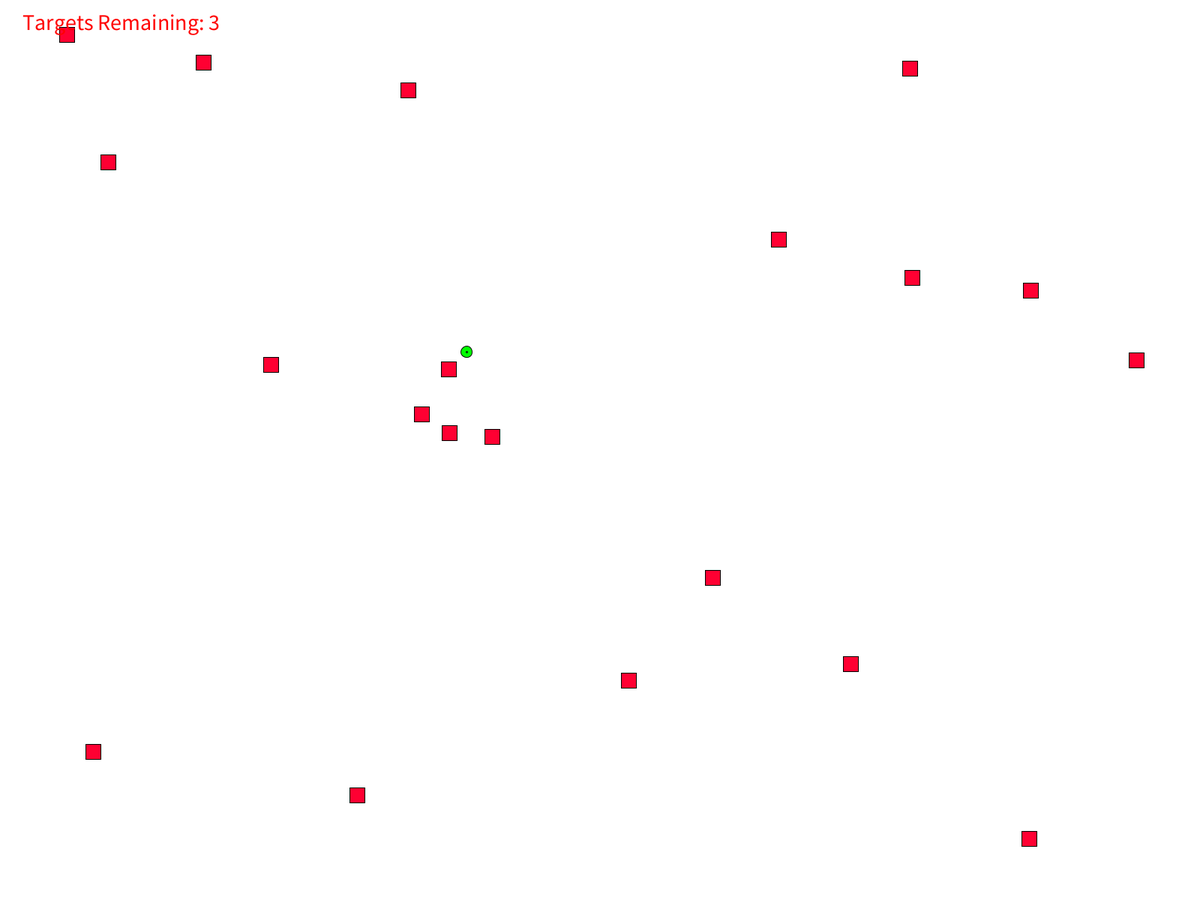
Frame 1 (no input)
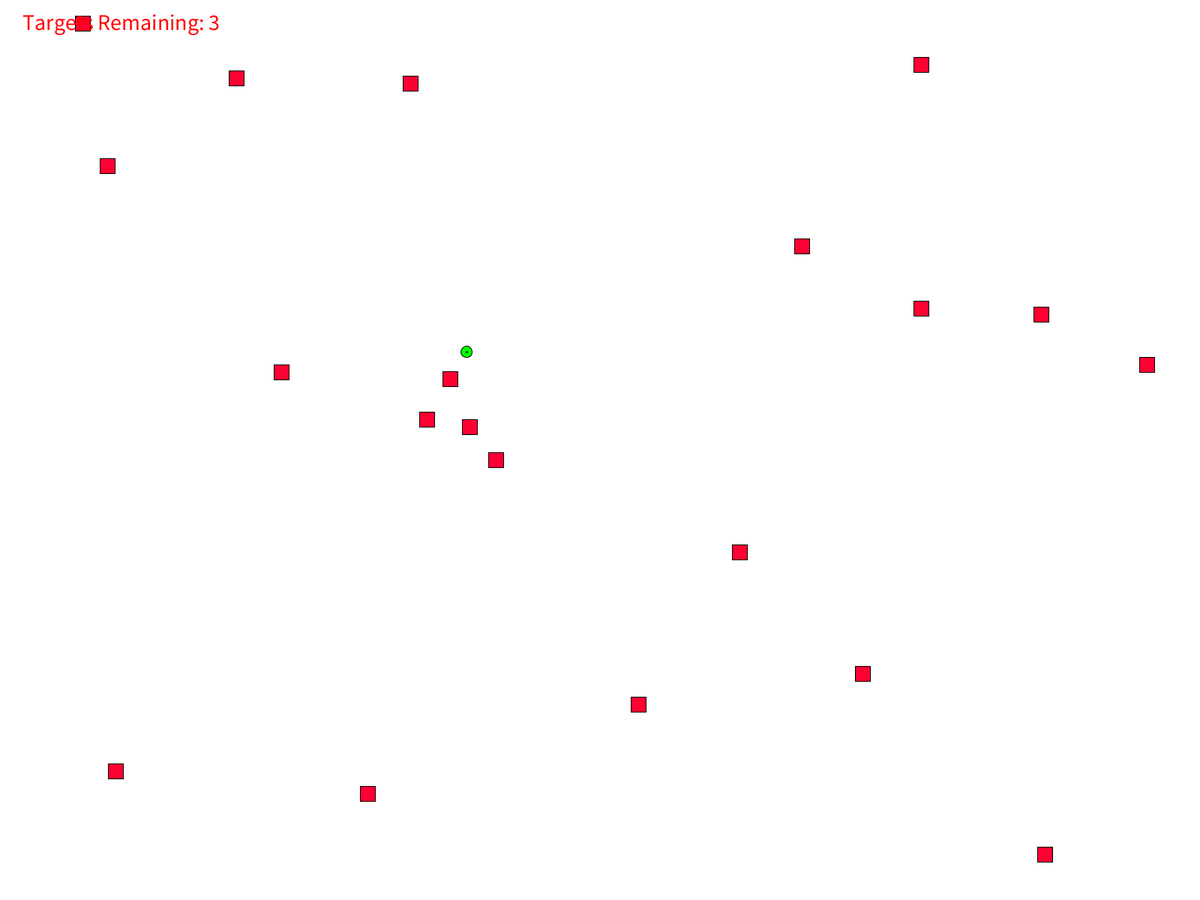
Frame 60 (the mouse pressed at the canvas centre just before this capture)
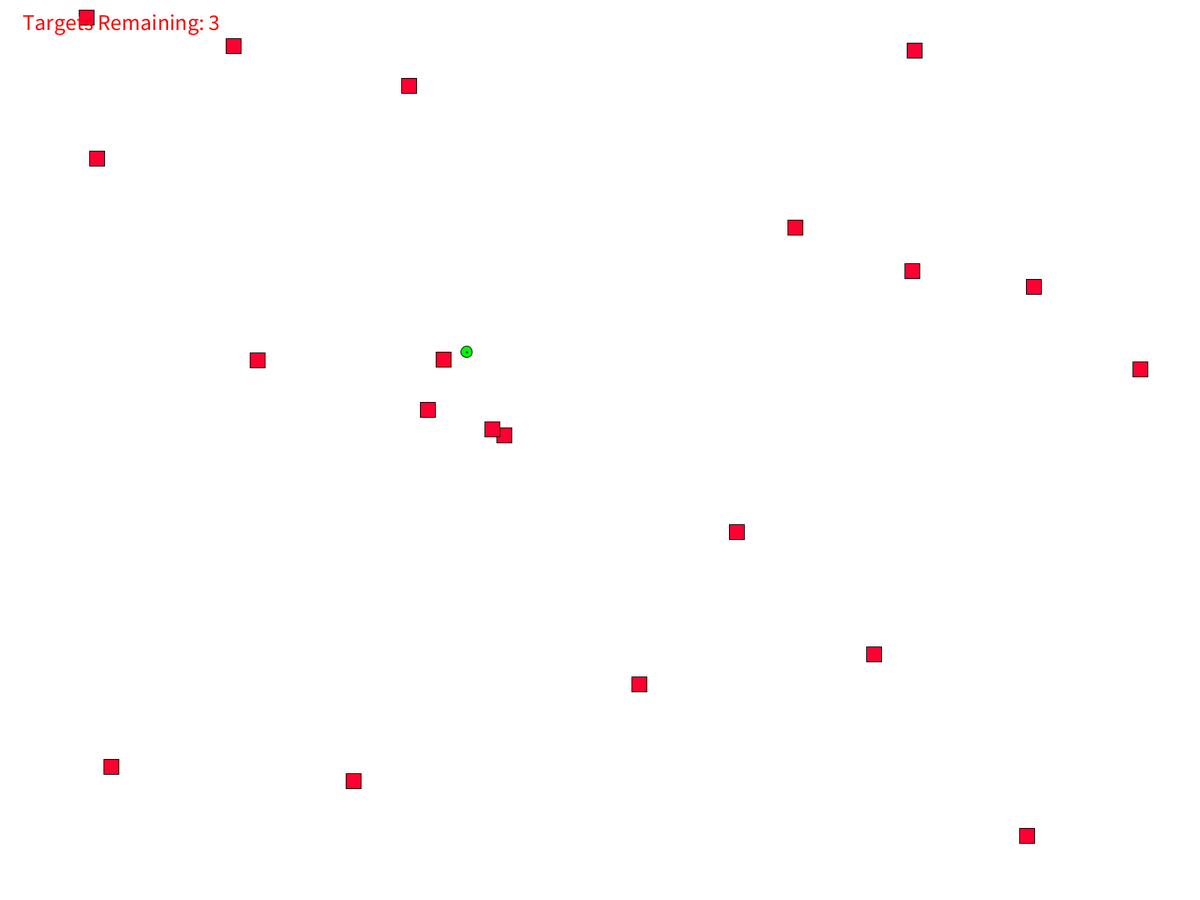
Frame 120 (the mouse held since frame 60 and released just before this capture)

The Processing sketch that drew these frames (run headless with seeded random() and noise(); from frame 60 on, the mouse is pressed at the canvas centre):

// Processing sketch: Monster_AutonomousAgents
// ── Monster_AutonomousAgents.pde

World world; 
Target target; 
int wins = 0; 
int targets = 3; 
void setup(){
  //size(640,480); 
  textSize(30);
  fullScreen(); 

  world = new World(5,20); 
  target = new Target(random(width), random(height)); 
  
} 


void draw(){
 
  background(255); 
  
  target.display();
  
   world.run();
   
   if(target.clicked()){
    wins++; 
    target.x = random(width); 
    target.y = random(height); 
   }
   
   if(! world.gameActive){
      noLoop(); 
    textSize(30); 
    fill(255,0,0); 
    text("You Lost!", width/2, height/2); 
   }
   fill(255,0,0); 
   text("Targets Remaining: " + (targets - wins) , 30, 40);
     
     
   if(wins == targets){
     noLoop(); 
    textSize(30); 
    fill(0,255,0); 
    text("You Won!", width/2, height/2); 
   }
   
   
  

}

// ── Agent.pde
class Agent{
 PVector position; 
 PVector velocity; 
 PVector acceleration; 
 float maxSpeed; 
 float maxForce; 
 int r;  

 
 Agent(PVector pos){
  position = pos; 
  velocity = new PVector(); 
  acceleration = new PVector(); 
  r = 10;
  maxSpeed = 5; 
  maxForce = 0.1; 

 }
 
 
  
  void display(){
    
   float theta = velocity.heading(); 
   pushMatrix(); 
     fill(175); 
     stroke(0); 
     
     translate(position.x, position.y);
   
     
     beginShape();
     rotate(theta + PI/2);
       vertex(0, -r*2); 
       vertex(-r, r*2); 
       vertex(r, r*2);
     endShape();
     
   popMatrix(); 
     
   
    
  }
  
  
  void update(){
    velocity.add(acceleration); 
    position.add(velocity); 
    acceleration.mult(0); 
  }
  
  
  void applyForce(PVector f){
    acceleration.add(f); 
    
  }
  
  PVector seek (PVector target){
    //Get direction to target
    PVector t = target.copy(); 
    PVector steer = PVector.sub(t, position);
    float strength = constrain(steer.mag(), 0, maxSpeed); 
    steer.normalize(); 
    
    // Move in that direction without exceeding maxSpeed
     steer.mult(strength); 
    return steer; 
    
  }
  
  void steer(PVector target){
    PVector currentVelocity = velocity.copy(); 
    PVector targetVelocity = PVector.sub(target,position); 
    
    PVector steerVelocity = PVector.sub(targetVelocity, currentVelocity); 
    steerVelocity.limit(maxForce); 
    applyForce(steerVelocity); 
    
  }
  
 void arrive(PVector target){
   PVector desired = PVector.sub(target,position); 
   float d = desired.mag(); 
   desired.normalize(); 
   if( d < 100){
     
     float m = map(d, 0, 100, 0, maxSpeed); 
     desired.mult(m); 
   }
   
   else{
    desired.mult(maxSpeed);  
   }
   PVector steer = PVector.sub(desired, velocity); 
   steer.limit(maxForce);
   applyForce(steer);
   
  }
  
  
  ArrayList<PVector> wanderingSpace(Agent a){
    ArrayList<PVector> locations = new ArrayList<PVector>(); 
    float r = 100; 
    
    for(int i = 0; i < 30; i++){
    
    float theta = random(0, TWO_PI); 
    float cx = random(0.1,r) * cos(theta); 
    float cy = random(0.1, r) * sin(theta);
     locations.add(new PVector(cx + a.position.x, cy + a.position.y)); 
    }
    return locations; 
}

void wander(ArrayList<PVector> locations){
  if(random(1) < 0.1){
    
  int index = int(random(locations.size()));
  steer(locations.get(index)); 
  }
  
  
}
  
  
}

// ── Monster.pde
class Monster{
 PVector position; 
 PVector velocity; 
 PVector acceleration; 
 float maxSpeed; 
 float maxForce; 
 float w,h; 
 ArrayList<PVector> locations; 
 color col; 

 
 Monster(PVector pos){
  position = pos; 
  velocity = new PVector(random(1), random(1)); 
  acceleration = new PVector(); 
  locations = new ArrayList<PVector>(); 
  maxSpeed = 2; 
  maxForce = 0.1; 
  w = 20; 
  h = 20; 
  col = color(255,0,50); 

 }
 
 
  
  void display(){
     
   pushMatrix(); 
     fill(col); 
     stroke(0);    
     translate(position.x, position.y);   
     
     rect(0,0, w,h); 
     
   popMatrix(); 
   
   
   //Uncomment to show all the locations that the Monster can steer towards. 
   //for(PVector loc : locations){
    //fill(0); 
    //ellipse(loc.x, loc.y, 4,4); 
   //}
   
   
       
  }
  
  
  void update(){
    velocity.add(acceleration); 
    position.add(velocity); 
    acceleration.mult(0); 
  }
  
  
  void applyForce(PVector f){
    acceleration.add(f); 
    
  }
  
  PVector seek (PVector target){
    //Get direction to target
    PVector t = target.copy(); 
    PVector steer = PVector.sub(t, position);
    float strength = constrain(steer.mag(), 0, maxSpeed); 
    steer.normalize(); 
    
    // Move in that direction without exceeding maxSpeed
     steer.mult(strength); 
    return steer; 
    
  }
  
  void steer(PVector target){
    PVector currentVelocity = velocity.copy(); 
    PVector targetVelocity = PVector.sub(target,position); 
    
    PVector steerVelocity = PVector.sub(targetVelocity, currentVelocity); 
    steerVelocity.limit(maxForce); 
    applyForce(steerVelocity); 
    
  }
  

  
  ArrayList<PVector> wanderingSpace(Monster m){
    ArrayList<PVector> locations = new ArrayList<PVector>(); 
    float r = random(40,150); 
    
    for(int i = 0; i < 30; i++){
    
    float theta = random(0, TWO_PI); 
    float x = random(0.1,r) * cos(theta); 
    float y = random(0.1, r) * sin(theta);
     locations.add(new PVector(x + m.position.x, y + m.position.y)); 
    }
    return locations; 
}

void wander(ArrayList<PVector> locations){
  if(random(1) < 0.5){
    
  int index = int(random(locations.size()));
  steer(locations.get(index)); 
  }
  
  
}

void checkEdges(){
 if(position.x < 0) position.x = width; 
 else if (position.x > width) position.x = 0;
 else if (position.y < 0) position.y = height; 
 else if (position.y > height) position.y = 0; 
  
}
  
  
}

// ── Target.pde
class Target{
  float x,y; 
  float r; 
  color col;
  Target(float x_, float y_){
    x = x_; 
    y = y_; 
    r = 15; 
    col = color(0,255,0); 
  }
 
  void display(){
   fill(col); 
   ellipse(x, y, r,r); 
   ellipse(x,y,2,2); 
  }
  
  
  boolean clicked(){
    boolean insideXRange = ((mouseX > x && mouseX < x + r) || (mouseX < x && mouseX > x - r));
    boolean insideYRange = ((mouseY > y && mouseY < y + r) || (mouseY < y && mouseY > y - r));
    if(insideXRange && insideYRange && mousePressed){
      col = color(0, 255, 0);
      return true; 
    }
    else return false; 
  }
  
  
}

// ── World.pde


class World{ 
  ArrayList<Agent> agents; 
  ArrayList<Monster> monsters; 
  boolean gameActive = true; 
  
  World(int num_agents, int num_monsters){
    agents = new ArrayList<Agent>(); 
   monsters = new ArrayList<Monster>(); 
   for(int i = 0; i < num_monsters; i++){
     PVector randPos = new PVector(random(width - 10), random(height - 10)); 
     monsters.add(new Monster(randPos)); 
   }
   getWanderingSpace();
    
  }
  
  void getWanderingSpace(){
     for(Monster m: monsters){
     m.locations = m.wanderingSpace(m); 
   }
  }
  
  void run(){
    
    for(Monster m: monsters){
     m.wander(m.locations); 
     //m.checkEdges(); 
     checkCollision();
     m.update(); 
     m.display(); 
   }
  
  }
  
  void checkCollision(){
      for(Monster m: monsters){
        if((mouseX > m.position.x && mouseX < (m.position.x + m.w)) && 
            (mouseY > m.position.y && mouseY < (m.position.y + m.h))){
             gameActive = false; 
            }
          
   }
  
  
  
  
  }
  
}
